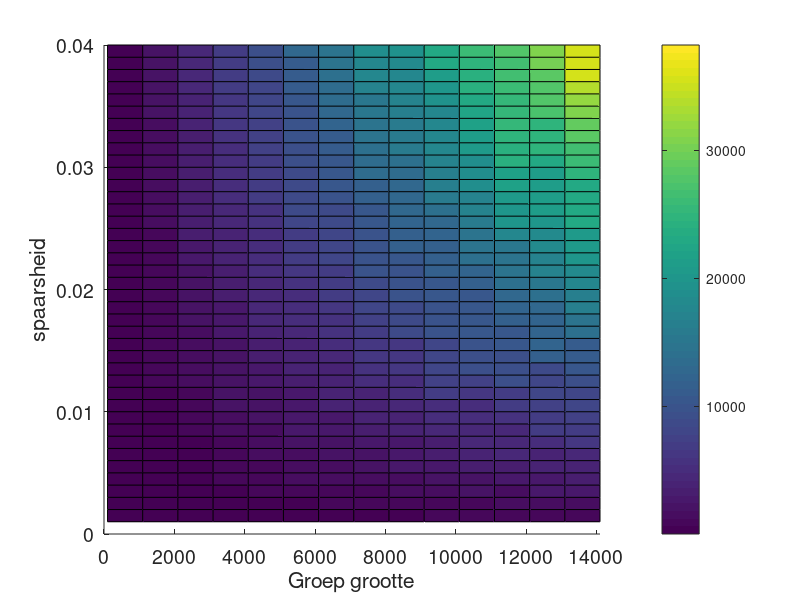

MATLAB code for this plot:
load("noisy_numbertests.mat");
figure
hold on
surf(n_start:n_step:14100,k_min:k_step:k_max,result)
%title('Heatmap aantal testen');
xlabel('Groep grootte');
ylabel('spaarsheid');
zlabel('Aantal metingen')
%yticks([0.001 0.01 0.02 0.03 0.04 0.05])
xlim([0 14100])
ylim([0 k_max])
colorbar
set(gca,"FontSize",14);